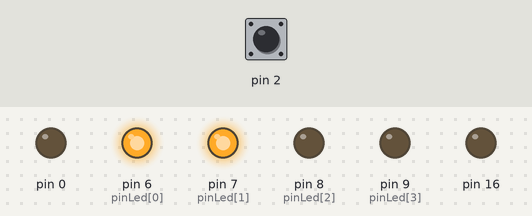
Bench run of a sketch on a simulated Arduino Uno, built with avr-gcc and run on an emulated ATmega328P. Parts: output pins drawn as LEDs (lit = HIGH). The inputs (shaded band) are chosen by the test bench; at power-on: pin 2 HIGH.

Above: at 1.2 s.
1.3 s: pin 2 pulled LOW for 1 s
At 3.5 s:
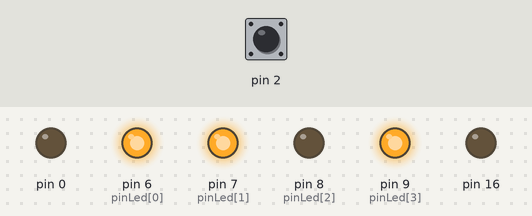
10.5 s: pin 2 pulled LOW for 0.15 s
At 11.1 s:
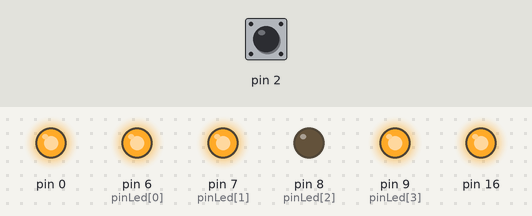
At 18.05 s:
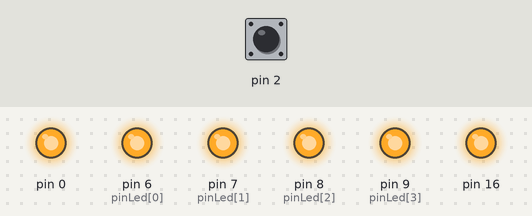
Timing chart, 0 to 18.1 s (numbered marks = the images above; inputs shaded):
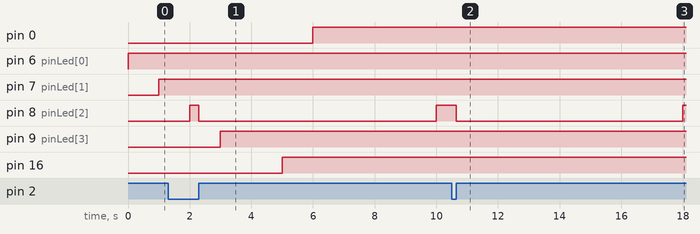

The sketch:

sketch_sep30h.ino
```cpp
int pinLed [] = {6,7,8,9};
int jmlPin = sizeof(pinLed);

void setup() {
  for(int i = 0; i<jmlPin; i++){
    pinMode (pinLed[i], OUTPUT);
  }
  pinMode (2, INPUT_PULLUP);
  attachInterrupt(digitalPinToInterrupt(2),fungsiInt,RISING);
}

void loop() {
  for(int i = 0; i<jmlPin; i++){
    digitalWrite(pinLed[i],HIGH);
    delay(1000);
  }
}

void fungsiInt(){
  digitalWrite(pinLed[2],LOW);
  delay(5000);
}
```

Measured:
- after the input at 10.5 s, pin 8 (pinLed[2]): HIGH → LOW after 0.15 s, → HIGH 7.4 s later
